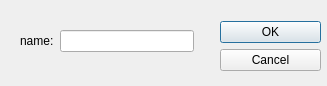
<?xml version="1.0" encoding="UTF-8"?>
<ui version="4.0">
 <class>NewProgramDialog</class>
 <widget class="QDialog" name="NewProgramDialog">
  <property name="geometry">
   <rect>
    <x>0</x>
    <y>0</y>
    <width>327</width>
    <height>86</height>
   </rect>
  </property>
  <property name="minimumSize">
   <size>
    <width>327</width>
    <height>86</height>
   </size>
  </property>
  <property name="maximumSize">
   <size>
    <width>327</width>
    <height>86</height>
   </size>
  </property>
  <property name="windowTitle">
   <string>Create new program</string>
  </property>
  <widget class="QWidget" name="layoutWidget">
   <property name="geometry">
    <rect>
     <x>20</x>
     <y>30</y>
     <width>174</width>
     <height>51</height>
    </rect>
   </property>
   <layout class="QVBoxLayout" name="verticalLayout">
    <item>
     <layout class="QHBoxLayout" name="horizontalLayout">
      <item>
       <widget class="QLabel" name="nameLabel">
        <property name="text">
         <string>name:</string>
        </property>
       </widget>
      </item>
      <item>
       <widget class="QLineEdit" name="nameEdit">
        <property name="acceptDrops">
         <bool>false</bool>
        </property>
        <property name="maxLength">
         <number>20</number>
        </property>
       </widget>
      </item>
     </layout>
    </item>
    <item>
     <widget class="QLabel" name="statusLabel">
      <property name="text">
       <string/>
      </property>
     </widget>
    </item>
   </layout>
  </widget>
  <widget class="QDialogButtonBox" name="buttonBox">
   <property name="geometry">
    <rect>
     <x>220</x>
     <y>10</y>
     <width>101</width>
     <height>71</height>
    </rect>
   </property>
   <property name="orientation">
    <enum>Qt::Vertical</enum>
   </property>
   <property name="standardButtons">
    <set>QDialogButtonBox::Cancel|QDialogButtonBox::Ok</set>
   </property>
   <property name="centerButtons">
    <bool>true</bool>
   </property>
  </widget>
 </widget>
 <resources/>
 <connections>
  <connection>
   <sender>buttonBox</sender>
   <signal>rejected()</signal>
   <receiver>NewProgramDialog</receiver>
   <slot>reject()</slot>
   <hints>
    <hint type="sourcelabel">
     <x>254</x>
     <y>60</y>
    </hint>
    <hint type="destinationlabel">
     <x>207</x>
     <y>60</y>
    </hint>
   </hints>
  </connection>
 </connections>
</ui>
